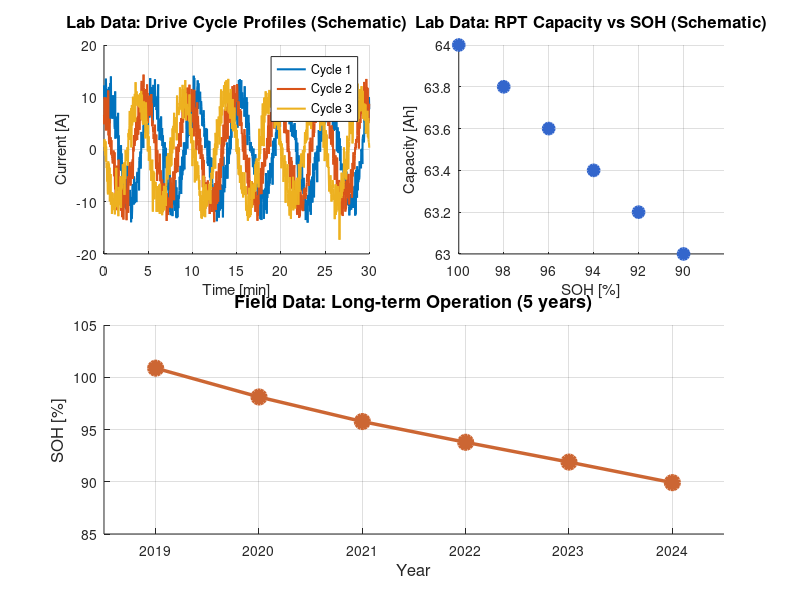

Recreate this plot in MATLAB. (Note: this script raises an error after producing the figure.)
%%%%%%%%%%%%%%%%%%%%%%%%%%%%%%%%%%%%%%%%%%%%%%%%%%%%%%%%%%%%%%%%%%%%%%%%%%%
% Methodology_Visualization.m
% 목적: PPT 슬라이드용 방법론 시각화 생성
% "방법론 I: 주행 부하 기반 실시간 진단 (Drive-cycle Analysis)"
%
% 4단계 시각화:
%   a) Input: Multi-source Battery Data
%   b) Feature Extraction: Hybrid Feature Engineering
%   c) Regression Models: Robust Ensemble Learning
%   d) Output: ESS-specific Diagnostics
%%%%%%%%%%%%%%%%%%%%%%%%%%%%%%%%%%%%%%%%%%%%%%%%%%%%%%%%%%%%%%%%%%%%%%%%%%%

clear; clc; close all;

fprintf('=== Methodology Visualization for PPT ===\n');

%% 설정
outputDir = fullfile(pwd, 'Results', 'Methodology_Figures');
if ~exist(outputDir, 'dir')
    mkdir(outputDir);
end

% 데이터 경로
driveCycleDir = 'D:\JCW\Projects\KEPCO_ESS_Local\ExperimentalData\Drive Cycle\parsed_data';
ver03ResultsDir = fullfile(pwd, 'ver03_OnlyChargeEvents', 'Results');
ver05ResultsDir = fullfile(pwd, 'ver05_EnergyEfficiency', 'Results');
ocvPath = 'D:\JCW\Projects\KEPCO_ESS_Local\ExperimentalData\RPT\Postprocessing\OCV_integrated\OCV_integrated.mat';

% 색상 설정
colors = struct();
colors.lab = [0.2 0.4 0.8];      % 파란색 (Lab Data)
colors.field = [0.8 0.4 0.2];    % 주황색 (Field Data)
colors.filtering = [0.2 0.7 0.3]; % 초록색 (Filtering-based)
colors.model = [0.7 0.2 0.5];    % 보라색 (Model-based)
colors.mlr = [0.9 0.6 0.1];      % 노란색 (MLR)
colors.rf = [0.1 0.6 0.9];       % 하늘색 (Random Forest)
colors.svr = [0.9 0.3 0.3];      % 빨간색 (SVR)
colors.xgb = [0.3 0.9 0.3];      % 연두색 (XGBoost)
colors.soh = [0.4 0.2 0.8];     % 보라색 (SOH)
colors.eff = [0.8 0.2 0.4];      % 분홍색 (Efficiency)

%% ========================================================================
% Panel a) Input: Multi-source Battery Data
% ========================================================================
fprintf('\n=== Creating Panel a) Input ===\n');

fig_a = figure('Position', [100, 100, 1400, 900], 'Color', 'white');
set(gcf, 'Visible', 'off');

% 서브플롯 1: Lab Data - 주행 사이클 데이터 시각화
subplot(2, 2, 1);
hold on;

% Lab Data: 여러 사이클의 주행 데이터 시각화
try
    % Drive cycle 파일 찾기
    dcFiles = dir(fullfile(driveCycleDir, 'parsedDriveCycle_*cyc_filtered.mat'));
    if ~isempty(dcFiles)
        % 여러 사이클 데이터 로드 (최대 3개)
        numCycles = min(3, length(dcFiles));
        cycleColors = lines(numCycles);
        
        for cycIdx = 1:numCycles
            dcData = load(fullfile(driveCycleDir, dcFiles(cycIdx).name));
            varName = fieldnames(dcData);
            if ~isempty(varName)
                parsedData = dcData.(varName{1});
                
                % Ch09 데이터 찾기
                chFields = fieldnames(parsedData);
                ch9Field = chFields(contains(chFields, 'ch9', 'IgnoreCase', true));
                if ~isempty(ch9Field)
                    ch9Data = parsedData.(ch9Field{1});
                    socFields = fieldnames(ch9Data);
                    if ~isempty(socFields)
                        socData = ch9Data.(socFields{1});
                        dcFields = fieldnames(socData);
                        if ~isempty(dcFields)
                            dcData_seg = socData.(dcFields{1});
                            if isfield(dcData_seg, 'V') && isfield(dcData_seg, 'I') && isfield(dcData_seg, 't')
                                V = dcData_seg.V;
                                I = dcData_seg.I;
                                t = dcData_seg.t;
                                if isa(t, 'duration')
                                    t_sec = seconds(t);
                                else
                                    t_sec = t;
                                end
                                
                                % 시간 정규화 (0부터 시작)
                                t_sec = t_sec - t_sec(1);
                                
                                % 샘플링 (너무 많은 데이터 포인트 방지)
                                if length(t_sec) > 2000
                                    idx = round(linspace(1, length(t_sec), 2000));
                                    t_sec = t_sec(idx);
                                    I = I(idx);
                                end
                                
                                % 전류 플롯 (여러 사이클 오버레이)
                                plot(t_sec/60, I, '-', 'LineWidth', 1.5, ...
                                    'Color', cycleColors(cycIdx, :), ...
                                    'DisplayName', sprintf('Cycle %d', cycIdx));
                            end
                        end
                    end
                end
            end
        end
        
        ylabel('Current [A]', 'FontSize', 11);
        xlabel('Time [min]', 'FontSize', 11);
        title('Lab Data: Drive Cycle Profiles', 'FontSize', 12, 'FontWeight', 'bold');
        legend('Location', 'best', 'FontSize', 9);
        grid on;
    else
        error('No drive cycle files found');
    end
catch ME
    fprintf('  Warning: Could not load lab data: %s\n', ME.message);
    % 더미 데이터
    t_dummy = linspace(0, 30, 1000);
    for i = 1:3
        I_dummy = 10*sin(2*pi*t_dummy/5 + i) + 2*randn(size(t_dummy));
        plot(t_dummy, I_dummy, '-', 'LineWidth', 1.5, 'DisplayName', sprintf('Cycle %d', i));
    end
    ylabel('Current [A]', 'FontSize', 11);
    xlabel('Time [min]', 'FontSize', 11);
    title('Lab Data: Drive Cycle Profiles (Schematic)', 'FontSize', 12, 'FontWeight', 'bold');
    legend('Location', 'best', 'FontSize', 9);
    grid on;
end

% 서브플롯 2: Lab Data - RPT 데이터 시각화 (SOH vs Capacity)
subplot(2, 2, 2);
hold on;

% RPT 용량 데이터 시각화: 모든 채널의 C/3 방전 용량을 SOH 대비로
try
    % OCV_integrated.mat 파일에서 용량 데이터 로드
    if exist(ocvPath, 'file')
        ocvData = load(ocvPath, 'OCV_data');
        OCV_data = ocvData.OCV_data;
        
        rptCycles = [0, 200, 400, 600, 800, 1000];
        channels = 9:16;  % ch09~ch16
        
        % 각 채널별 초기 용량 저장
        Q_initial = containers.Map();
        
        % 각 채널별로 데이터 수집
        allSOH = [];
        allCapacity = [];
        channelColors = lines(length(channels));
        
        for chIdx = 1:length(channels)
            chNum = channels(chIdx);
            chName = sprintf('ch%02d', chNum);
            chSOH = [];
            chCapacity = [];
            
            % 각 사이클별 용량 로드 (OCV_data에서)
            for cycIdx = 1:length(rptCycles)
                cycleNum = rptCycles(cycIdx);
                
                % 채널 이름 형식 시도 (ch09 또는 Ch09)
                capFieldName1 = sprintf('static_capacity_%s_rpt%d', chName, cycleNum);
                capFieldName2 = sprintf('static_capacity_Ch%02d_rpt%d', chNum, cycleNum);
                
                Q_aged = NaN;
                if isfield(OCV_data, capFieldName1)
                    Q_aged = OCV_data.(capFieldName1);
                elseif isfield(OCV_data, capFieldName2)
                    Q_aged = OCV_data.(capFieldName2);
                end
                
                if ~isnan(Q_aged)
                    % 초기 용량 저장 (0 사이클)
                    if cycleNum == 0
                        Q_initial(chName) = Q_aged;
                    end
                    
                    % SOH 계산
                    if Q_initial.isKey(chName) && Q_initial(chName) > 0
                        soh = (Q_aged / Q_initial(chName)) * 100;
                        chSOH(end+1) = soh;
                        chCapacity(end+1) = Q_aged;
                    end
                end
            end
            
            % 플롯 (선 연결 없이 마커만)
            if ~isempty(chSOH)
                plot(chSOH, chCapacity, 'o', 'LineWidth', 1.5, ...
                    'MarkerSize', 6, 'Color', channelColors(chIdx, :), ...
                    'MarkerFaceColor', channelColors(chIdx, :), ...
                    'DisplayName', chName);
                allSOH = [allSOH, chSOH];
                allCapacity = [allCapacity, chCapacity];
            end
        end
    else
        error('OCV file not found: %s', ocvPath);
    end
    
    if ~isempty(allSOH)
        xlabel('SOH [%]', 'FontSize', 11);
        ylabel('Capacity [Ah]', 'FontSize', 11);
        title('Lab Data: RPT Capacity vs SOH (All Channels)', 'FontSize', 12, 'FontWeight', 'bold');
        legend('Location', 'best', 'FontSize', 8, 'NumColumns', 2);
        grid on;
        
        % 축 범위 설정 (SOH는 x축 역순: 100에서 감소하는 방향)
        if ~isempty(allSOH)
            xlim([min(allSOH)*0.98, 100]);
            set(gca, 'XDir', 'reverse');  % x축 역순 설정
        end
        if ~isempty(allCapacity)
            ylim([min(allCapacity)*0.98, max(allCapacity)*1.02]);
        end
    else
        error('No RPT capacity data found');
    end
catch ME
    fprintf('  Warning: Could not load RPT data: %s\n', ME.message);
    % 더미 데이터
    soh_dummy = [100, 98, 96, 94, 92, 90];
    capacity_dummy = 64 - (100 - soh_dummy) * 0.1;
    plot(soh_dummy, capacity_dummy, 'o', 'LineWidth', 2, ...
        'MarkerSize', 8, 'Color', colors.lab, 'MarkerFaceColor', colors.lab);
    xlabel('SOH [%]', 'FontSize', 11);
    ylabel('Capacity [Ah]', 'FontSize', 11);
    title('Lab Data: RPT Capacity vs SOH (Schematic)', 'FontSize', 12, 'FontWeight', 'bold');
    grid on;
    xlim([min(soh_dummy)*0.98, 100]);
    set(gca, 'XDir', 'reverse');  % x축 역순 설정
end

% 서브플롯 3: Field Data - 장기 운용 데이터 시각화
subplot(2, 2, [3, 4]);
hold on;

% Field Data 시각화 (시간에 따른 데이터)
try
    % Field Data는 실제 파일이 필요하므로 더미 데이터로 표현
    % 실제로는 Field Data 파일을 로드해야 함
    years = 2019:2024; % 5년치
    field_data_dummy = 100 - (years - 2019) * 2 + 0.5*randn(size(years)); % SOH 추세
    
    plot(years, field_data_dummy, 'o-', 'LineWidth', 2.5, ...
        'MarkerSize', 10, 'Color', colors.field, 'MarkerFaceColor', colors.field);
    xlabel('Year', 'FontSize', 12);
    ylabel('SOH [%]', 'FontSize', 12);
    title('Field Data: Long-term Operation (5 years)', 'FontSize', 13, 'FontWeight', 'bold');
    grid on;
    xlim([2018.5, 2024.5]);
    ylim([85, 105]);
catch ME
    fprintf('  Warning: Could not create field data plot: %s\n', ME.message);
end

sgtitle('a) Input: Multi-source Battery Data', 'FontSize', 20, 'FontWeight', 'bold');

% 저장
savefig(fig_a, fullfile(outputDir, 'Methodology_Panel_a_Input.fig'));
close(fig_a);
fprintf('  Saved: Methodology_Panel_a_Input.fig\n');

%% ========================================================================
% Panel b) Feature Extraction: Hybrid Feature Engineering
% ========================================================================
fprintf('\n=== Creating Panel b) Feature Extraction ===\n');

fig_b = figure('Position', [100, 100, 1400, 900], 'Color', 'white');
set(gcf, 'Visible', 'off');

% 서브플롯 1: Filtering-based Features
subplot(2, 2, 1);
hold on;

% Filtering-based 박스
rectangle('Position', [0.1, 0.5, 0.8, 0.4], 'FaceColor', colors.filtering, ...
    'EdgeColor', 'k', 'LineWidth', 2);
text(0.5, 0.75, 'Filtering-based', 'HorizontalAlignment', 'center', ...
    'FontSize', 16, 'FontWeight', 'bold', 'Color', 'white');
text(0.5, 0.65, '주행 이벤트 구간 필터링', 'HorizontalAlignment', 'center', ...
    'FontSize', 12, 'Color', 'white');
text(0.5, 0.55, 'R_{ch}, R_{dis} 추출', 'HorizontalAlignment', 'center', ...
    'FontSize', 14, 'Color', 'white');

% 저항 값 시각화 (더미 데이터 또는 실제 데이터)
try
    % 실제 저항 데이터 로드 시도
    featureFiles = dir(fullfile(ver03ResultsDir, '**', 'Lab_DC_Events_Features_*cyc.mat'));
    if ~isempty(featureFiles)
        % 첫 번째 파일 로드
        featData = load(fullfile(featureFiles(1).folder, featureFiles(1).name));
        varName = fieldnames(featData);
        if ~isempty(varName)
            data = featData.(varName{1});
            chFields = fieldnames(data);
            chargeCh = chFields(contains(chFields, '_Charge'));
            if ~isempty(chargeCh)
                chData = data.(chargeCh{1});
                socFields = fieldnames(chData);
                if ~isempty(socFields)
                    socData = chData.(socFields{1});
                    profFields = fieldnames(socData);
                    if ~isempty(profFields)
                        profData = socData.(profFields{1});
                        evtFields = fieldnames(profData);
                        if ~isempty(evtFields)
                            evt = profData.(evtFields{1});
                            if isfield(evt, 'Rchg_1s') && isfield(evt, 'Rchg_10s')
                                R_ch_1s = evt.Rchg_1s;
                                R_ch_10s = evt.Rchg_10s;
                                
                                % 저항 값 표시
                                text(0.5, 0.4, sprintf('R_{ch,1s} = %.2f mΩ', R_ch_1s), ...
                                    'HorizontalAlignment', 'center', 'FontSize', 11, ...
                                    'Color', 'k');
                                text(0.5, 0.3, sprintf('R_{ch,10s} = %.2f mΩ', R_ch_10s), ...
                                    'HorizontalAlignment', 'center', 'FontSize', 11, ...
                                    'Color', 'k');
                            end
                        end
                    end
                end
            end
        end
    end
catch
    % 더미 데이터
    text(0.5, 0.4, 'R_{ch,1s} = 2.5 mΩ', 'HorizontalAlignment', 'center', ...
        'FontSize', 11, 'Color', 'k');
    text(0.5, 0.3, 'R_{ch,10s} = 3.2 mΩ', 'HorizontalAlignment', 'center', ...
        'FontSize', 11, 'Color', 'k');
end

axis off;

% 서브플롯 2: Model-based Features
subplot(2, 2, 2);
hold on;

% Model-based 박스
rectangle('Position', [0.1, 0.5, 0.8, 0.4], 'FaceColor', colors.model, ...
    'EdgeColor', 'k', 'LineWidth', 2);
text(0.5, 0.75, 'Model-based', 'HorizontalAlignment', 'center', ...
    'FontSize', 16, 'FontWeight', 'bold', 'Color', 'white');
text(0.5, 0.65, 'ECM(등가회로모델) 파라미터', 'HorizontalAlignment', 'center', ...
    'FontSize', 12, 'Color', 'white');
text(0.5, 0.55, '동특성 파악', 'HorizontalAlignment', 'center', ...
    'FontSize', 12, 'Color', 'white');

% ECM 파라미터 리스트
ecmParams = {'R_0', 'R_1', 'τ_1', 'R_2', 'τ_2', 'C_1', 'C_2'};
yPos = linspace(0.4, 0.15, length(ecmParams));
for i = 1:length(ecmParams)
    text(0.5, yPos(i), ecmParams{i}, 'HorizontalAlignment', 'center', ...
        'FontSize', 11, 'Color', 'k');
end

axis off;

% 서브플롯 3: Feature Extraction Process Flow
subplot(2, 2, [3, 4]);
hold on;

% 프로세스 플로우
xPos = [0.1, 0.35, 0.6, 0.85];
yPos = 0.5;

% Step 1: Raw Data
rectangle('Position', [xPos(1)-0.08, yPos-0.15, 0.16, 0.3], ...
    'FaceColor', [0.9 0.9 0.9], 'EdgeColor', 'k', 'LineWidth', 1.5);
text(xPos(1), yPos, 'Raw Data', 'HorizontalAlignment', 'center', ...
    'FontSize', 12, 'FontWeight', 'bold');

% Arrow 1
annotation('arrow', [xPos(1)+0.08, xPos(2)-0.08], [yPos, yPos], ...
    'LineWidth', 2, 'Color', 'k');

% Step 2: Event Detection
rectangle('Position', [xPos(2)-0.08, yPos-0.15, 0.16, 0.3], ...
    'FaceColor', colors.filtering, 'EdgeColor', 'k', 'LineWidth', 1.5);
text(xPos(2), yPos, {'Event'; 'Detection'}, 'HorizontalAlignment', 'center', ...
    'FontSize', 11, 'FontWeight', 'bold', 'Color', 'white');

% Arrow 2
annotation('arrow', [xPos(2)+0.08, xPos(3)-0.08], [yPos, yPos], ...
    'LineWidth', 2, 'Color', 'k');

% Step 3: Feature Extraction
rectangle('Position', [xPos(3)-0.08, yPos-0.15, 0.16, 0.3], ...
    'FaceColor', colors.model, 'EdgeColor', 'k', 'LineWidth', 1.5);
text(xPos(3), yPos, {'Feature'; 'Extraction'}, 'HorizontalAlignment', 'center', ...
    'FontSize', 11, 'FontWeight', 'bold', 'Color', 'white');

% Arrow 3
annotation('arrow', [xPos(3)+0.08, xPos(4)-0.08], [yPos, yPos], ...
    'LineWidth', 2, 'Color', 'k');

% Step 4: Features
rectangle('Position', [xPos(4)-0.08, yPos-0.15, 0.16, 0.3], ...
    'FaceColor', [0.7 0.7 0.9], 'EdgeColor', 'k', 'LineWidth', 1.5);
text(xPos(4), yPos, 'Features', 'HorizontalAlignment', 'center', ...
    'FontSize', 12, 'FontWeight', 'bold');

% Feature list below
featureList = {'R_{ch}, R_{dis}', 'ECM Parameters', 'Statistical Features'};
yPosFeatures = 0.2;
for i = 1:length(featureList)
    text(xPos(4), yPosFeatures - (i-1)*0.08, featureList{i}, ...
        'HorizontalAlignment', 'center', 'FontSize', 10);
end

axis off;
xlim([0, 1]);
ylim([0, 1]);

sgtitle('b) Feature Extraction: Hybrid Feature Engineering', ...
    'FontSize', 20, 'FontWeight', 'bold');

% 저장
savefig(fig_b, fullfile(outputDir, 'Methodology_Panel_b_FeatureExtraction.fig'));
close(fig_b);
fprintf('  Saved: Methodology_Panel_b_FeatureExtraction.fig\n');

%% ========================================================================
% Panel c) Regression Models: Robust Ensemble Learning
% ========================================================================
fprintf('\n=== Creating Panel c) Regression Models ===\n');

fig_c = figure('Position', [100, 100, 1400, 900], 'Color', 'white');
set(gcf, 'Visible', 'off');

% 서브플롯 1: Model Types
subplot(2, 2, 1);
hold on;

models = {'MLR', 'Random Forest', 'SVR', 'XGBoost'};
modelColors = {colors.mlr, colors.rf, colors.svr, colors.xgb};
yPos = linspace(0.85, 0.15, length(models));

for i = 1:length(models)
    rectangle('Position', [0.1, yPos(i)-0.08, 0.8, 0.12], ...
        'FaceColor', modelColors{i}, 'EdgeColor', 'k', 'LineWidth', 2);
    text(0.5, yPos(i)-0.02, models{i}, 'HorizontalAlignment', 'center', ...
        'FontSize', 14, 'FontWeight', 'bold', 'Color', 'white');
end

axis off;
title('Regression Algorithms', 'FontSize', 16, 'FontWeight', 'bold');

% 서브플롯 2: Model Training Process
subplot(2, 2, 2);
hold on;

% 모델 학습 프로세스 플로우
xPos = [0.1, 0.4, 0.7];
yPos = 0.5;

% Step 1: Features
rectangle('Position', [xPos(1)-0.12, yPos-0.15, 0.24, 0.3], ...
    'FaceColor', [0.7 0.7 0.9], 'EdgeColor', 'k', 'LineWidth', 1.5);
text(xPos(1), yPos, 'Features', 'HorizontalAlignment', 'center', ...
    'FontSize', 12, 'FontWeight', 'bold');

% Arrow 1
annotation('arrow', [xPos(1)+0.12, xPos(2)-0.12], [yPos, yPos], ...
    'LineWidth', 2, 'Color', 'k');

% Step 2: Training
rectangle('Position', [xPos(2)-0.12, yPos-0.15, 0.24, 0.3], ...
    'FaceColor', [0.2 0.6 0.9], 'EdgeColor', 'k', 'LineWidth', 1.5);
text(xPos(2), yPos, 'Training', 'HorizontalAlignment', 'center', ...
    'FontSize', 12, 'FontWeight', 'bold', 'Color', 'white');

% Arrow 2
annotation('arrow', [xPos(2)+0.12, xPos(3)-0.12], [yPos, yPos], ...
    'LineWidth', 2, 'Color', 'k');

% Step 3: Validation
rectangle('Position', [xPos(3)-0.12, yPos-0.15, 0.24, 0.3], ...
    'FaceColor', [0.9 0.5 0.2], 'EdgeColor', 'k', 'LineWidth', 1.5);
text(xPos(3), yPos, 'Validation', 'HorizontalAlignment', 'center', ...
    'FontSize', 12, 'FontWeight', 'bold', 'Color', 'white');

% Output arrow
annotation('arrow', [xPos(3), xPos(3)], [yPos-0.15, 0.25], ...
    'LineWidth', 2, 'Color', 'k');

% Output
rectangle('Position', [xPos(3)-0.12, 0.1, 0.24, 0.15], ...
    'FaceColor', [0.5 0.5 0.5], 'EdgeColor', 'k', 'LineWidth', 1.5);
text(xPos(3), 0.175, 'SOH Model', 'HorizontalAlignment', 'center', ...
    'FontSize', 11, 'FontWeight', 'bold', 'Color', 'white');

axis off;
xlim([0, 1]);
ylim([0, 1]);
title('Model Training Process', 'FontSize', 16, 'FontWeight', 'bold');

% 서브플롯 3: Model Architecture Schematic
subplot(2, 2, [3, 4]);
hold on;

% MLR schematic
x1 = 0.1; y1 = 0.7; w1 = 0.15; h1 = 0.2;
rectangle('Position', [x1, y1, w1, h1], 'FaceColor', colors.mlr, ...
    'EdgeColor', 'k', 'LineWidth', 1.5);
text(x1+w1/2, y1+h1/2, 'MLR', 'HorizontalAlignment', 'center', ...
    'FontSize', 12, 'FontWeight', 'bold', 'Color', 'white');

% Random Forest schematic
x2 = 0.35; y2 = 0.7; w2 = 0.15; h2 = 0.2;
rectangle('Position', [x2, y2, w2, h2], 'FaceColor', colors.rf, ...
    'EdgeColor', 'k', 'LineWidth', 1.5);
text(x2+w2/2, y2+h2/2, 'RF', 'HorizontalAlignment', 'center', ...
    'FontSize', 12, 'FontWeight', 'bold', 'Color', 'white');

% SVR schematic
x3 = 0.6; y3 = 0.7; w3 = 0.15; h3 = 0.2;
rectangle('Position', [x3, y3, w3, h3], 'FaceColor', colors.svr, ...
    'EdgeColor', 'k', 'LineWidth', 1.5);
text(x3+w3/2, y3+h3/2, 'SVR', 'HorizontalAlignment', 'center', ...
    'FontSize', 12, 'FontWeight', 'bold', 'Color', 'white');

% XGBoost schematic
x4 = 0.85; y4 = 0.7; w4 = 0.15; h4 = 0.2;
rectangle('Position', [x4, y4, w4, h4], 'FaceColor', colors.xgb, ...
    'EdgeColor', 'k', 'LineWidth', 1.5);
text(x4+w4/2, y4+h4/2, 'XGB', 'HorizontalAlignment', 'center', ...
    'FontSize', 12, 'FontWeight', 'bold', 'Color', 'white');

% Input features arrow
annotation('arrow', [0.5, 0.5], [0.55, 0.5], 'LineWidth', 2, 'Color', 'k');
text(0.5, 0.52, 'Features', 'HorizontalAlignment', 'center', ...
    'FontSize', 11, 'FontWeight', 'bold');

% Output arrow
annotation('arrow', [0.5, 0.5], [0.35, 0.3], 'LineWidth', 2, 'Color', 'k');
text(0.5, 0.32, 'SOH Prediction', 'HorizontalAlignment', 'center', ...
    'FontSize', 11, 'FontWeight', 'bold');

% Ensemble output
rectangle('Position', [0.35, 0.1, 0.3, 0.15], 'FaceColor', [0.5 0.5 0.5], ...
    'EdgeColor', 'k', 'LineWidth', 2);
text(0.5, 0.175, 'Ensemble Output', 'HorizontalAlignment', 'center', ...
    'FontSize', 12, 'FontWeight', 'bold', 'Color', 'white');

axis off;
xlim([0, 1]);
ylim([0, 1]);

sgtitle('c) Regression Models: Robust Ensemble Learning', ...
    'FontSize', 20, 'FontWeight', 'bold');

% 저장
savefig(fig_c, fullfile(outputDir, 'Methodology_Panel_c_RegressionModels.fig'));
close(fig_c);
fprintf('  Saved: Methodology_Panel_c_RegressionModels.fig\n');

%% ========================================================================
% Panel d) Output: ESS-specific Diagnostics
% ========================================================================
fprintf('\n=== Creating Panel d) Output ===\n');

fig_d = figure('Position', [100, 100, 1400, 900], 'Color', 'white');
set(gcf, 'Visible', 'off');

% 서브플롯 1: SOH Estimation
subplot(2, 2, 1);
hold on;

% SOH Estimation 박스
rectangle('Position', [0.1, 0.5, 0.8, 0.4], 'FaceColor', colors.soh, ...
    'EdgeColor', 'k', 'LineWidth', 2);
text(0.5, 0.75, 'SOH Estimation', 'HorizontalAlignment', 'center', ...
    'FontSize', 16, 'FontWeight', 'bold', 'Color', 'white');
text(0.5, 0.65, '용량 유지율 및 노화 상태 예측', ...
    'HorizontalAlignment', 'center', 'FontSize', 12, 'Color', 'white');

% SOH 예시 플롯 (더미 데이터)
try
    % 실제 SOH 데이터 로드 시도 (EnergyEfficiency 결과에서)
    if exist(fullfile(ver05ResultsDir, 'EnergyEfficiency_Results.xlsx'), 'file')
        sohTable = readtable(fullfile(ver05ResultsDir, 'EnergyEfficiency_Results.xlsx'), ...
            'VariableNamingRule', 'preserve');
        if ismember('Cycle', sohTable.Properties.VariableNames)
            cycles = unique(sohTable.Cycle);
            cycleNums = cellfun(@(x) str2double(strrep(x, 'cyc', '')), cycles);
            [cycleNums_sorted, idx] = sort(cycleNums);
            
            % SOH 계산 (더미 - 실제로는 용량 데이터 필요)
            soh_values = 100 - (cycleNums_sorted / 1000) * 20; % 예시
            
            plot(cycleNums_sorted, soh_values, 'o-', 'LineWidth', 2, ...
                'MarkerSize', 8, 'Color', 'white', 'MarkerFaceColor', 'white');
            xlabel('Cycle', 'FontSize', 11);
            ylabel('SOH [%]', 'FontSize', 11);
            grid on;
            ylim([70, 105]);
        end
    end
catch
    % 더미 SOH 플롯
    cycles_dummy = [0, 200, 400, 600, 800, 1000];
    soh_dummy = [100, 98, 96, 94, 92, 90];
    plot(cycles_dummy, soh_dummy, 'o-', 'LineWidth', 2, ...
        'MarkerSize', 8, 'Color', 'white', 'MarkerFaceColor', 'white');
    xlabel('Cycle', 'FontSize', 11);
    ylabel('SOH [%]', 'FontSize', 11);
    grid on;
    ylim([85, 105]);
end

axis off;

% 서브플롯 2: Efficiency
subplot(2, 2, 2);
hold on;

% Efficiency 박스
rectangle('Position', [0.1, 0.5, 0.8, 0.4], 'FaceColor', colors.eff, ...
    'EdgeColor', 'k', 'LineWidth', 2);
text(0.5, 0.75, 'Efficiency', 'HorizontalAlignment', 'center', ...
    'FontSize', 16, 'FontWeight', 'bold', 'Color', 'white');
text(0.5, 0.65, 'FR(주파수 조정) ESS', 'HorizontalAlignment', 'center', ...
    'FontSize', 12, 'Color', 'white');
text(0.5, 0.55, '맞춤형 에너지 효율 도출', 'HorizontalAlignment', 'center', ...
    'FontSize', 12, 'Color', 'white');

% Efficiency 예시 플롯
try
    % 실제 효율 데이터 로드
    if exist(fullfile(ver05ResultsDir, 'EnergyEfficiency_Results.xlsx'), 'file')
        effTable = readtable(fullfile(ver05ResultsDir, 'EnergyEfficiency_Results.xlsx'), ...
            'VariableNamingRule', 'preserve');
        if ismember('Discharge_Efficiency', effTable.Properties.VariableNames)
            validIdx = ~isnan(effTable.Discharge_Efficiency);
            if sum(validIdx) > 0
                eff_values = effTable.Discharge_Efficiency(validIdx) * 100;
                cycles_eff = unique(effTable.Cycle(validIdx));
                cycleNums_eff = cellfun(@(x) str2double(strrep(x, 'cyc', '')), cycles_eff);
                
                % 평균 효율 계산
                eff_avg = zeros(size(cycleNums_eff));
                for i = 1:length(cycleNums_eff)
                    mask = strcmp(effTable.Cycle(validIdx), cycles_eff{i});
                    eff_avg(i) = mean(eff_values(mask));
                end
                
                [cycleNums_eff_sorted, idx] = sort(cycleNums_eff);
                eff_avg_sorted = eff_avg(idx);
                
                plot(cycleNums_eff_sorted, eff_avg_sorted, 'o-', 'LineWidth', 2, ...
                    'MarkerSize', 8, 'Color', 'white', 'MarkerFaceColor', 'white');
                xlabel('Cycle', 'FontSize', 11);
                ylabel('Efficiency [%]', 'FontSize', 11);
                grid on;
            end
        end
    end
catch
    % 더미 효율 플롯
    cycles_dummy = [0, 200, 400, 600, 800, 1000];
    eff_dummy = [95, 94, 93, 92, 91, 90];
    plot(cycles_dummy, eff_dummy, 'o-', 'LineWidth', 2, ...
        'MarkerSize', 8, 'Color', 'white', 'MarkerFaceColor', 'white');
    xlabel('Cycle', 'FontSize', 11);
    ylabel('Efficiency [%]', 'FontSize', 11);
    grid on;
    ylim([88, 97]);
end

axis off;

% 서브플롯 3: Parity Plot (SOH 예측 정확도)
subplot(2, 2, [3, 4]);
hold on;

% Parity plot (더미 데이터)
actual_soh = [100, 98, 96, 94, 92, 90, 88, 86];
predicted_soh = actual_soh + 0.5*randn(size(actual_soh)); % 예측값 (노이즈 추가)
predicted_soh = max(80, min(105, predicted_soh)); % 범위 제한

scatter(actual_soh, predicted_soh, 100, 'filled', 'MarkerFaceColor', colors.soh, ...
    'MarkerEdgeColor', 'k', 'LineWidth', 1.5);

% Ideal line (y=x)
plot([80, 105], [80, 105], 'r--', 'LineWidth', 2, 'DisplayName', 'Ideal (y=x)');

xlabel('Actual SOH [%]', 'FontSize', 12);
ylabel('Predicted SOH [%]', 'FontSize', 12);
title('SOH Estimation Accuracy (Parity Plot)', 'FontSize', 14, 'FontWeight', 'bold');
legend('Predictions', 'Ideal', 'Location', 'best', 'FontSize', 11);
grid on;
grid minor;
xlim([80, 105]);
ylim([80, 105]);
axis equal;

% R² 계산 및 표시
R = corrcoef(actual_soh, predicted_soh);
R_squared = R(1,2)^2;
text(0.05, 0.95, sprintf('R² = %.3f', R_squared), ...
    'Units', 'normalized', 'FontSize', 12, 'FontWeight', 'bold', ...
    'BackgroundColor', 'white', 'EdgeColor', 'k');

sgtitle('d) Output: ESS-specific Diagnostics', 'FontSize', 20, 'FontWeight', 'bold');

% 저장
savefig(fig_d, fullfile(outputDir, 'Methodology_Panel_d_Output.fig'));
close(fig_d);
fprintf('  Saved: Methodology_Panel_d_Output.fig\n');

fprintf('\n=== Methodology Visualization Complete ===\n');
fprintf('All figures saved to: %s\n', outputDir);
